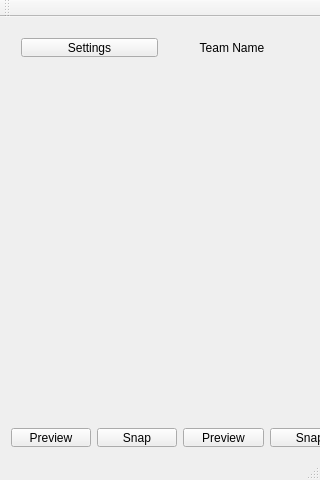
<?xml version="1.0" encoding="UTF-8"?>
<ui version="4.0">
 <class>MainWindow</class>
 <widget class="QMainWindow" name="MainWindow">
  <property name="geometry">
   <rect>
    <x>0</x>
    <y>0</y>
    <width>320</width>
    <height>480</height>
   </rect>
  </property>
  <property name="minimumSize">
   <size>
    <width>320</width>
    <height>480</height>
   </size>
  </property>
  <property name="maximumSize">
   <size>
    <width>320</width>
    <height>480</height>
   </size>
  </property>
  <property name="baseSize">
   <size>
    <width>320</width>
    <height>480</height>
   </size>
  </property>
  <property name="windowTitle">
   <string>MainWindow</string>
  </property>
  <widget class="QWidget" name="centralWidget">
   <property name="minimumSize">
    <size>
     <width>320</width>
     <height>480</height>
    </size>
   </property>
   <property name="maximumSize">
    <size>
     <width>320</width>
     <height>480</height>
    </size>
   </property>
   <property name="baseSize">
    <size>
     <width>320</width>
     <height>480</height>
    </size>
   </property>
   <widget class="QWidget" name="horizontalLayoutWidget">
    <property name="geometry">
     <rect>
      <x>0</x>
      <y>400</y>
      <width>447</width>
      <height>41</height>
     </rect>
    </property>
    <layout class="QHBoxLayout" name="horizontalLayout">
     <item>
      <widget class="QPushButton" name="btnPreview">
       <property name="autoFillBackground">
        <bool>false</bool>
       </property>
       <property name="text">
        <string>Preview</string>
       </property>
       <property name="icon">
        <iconset>
         <normaloff>../../../../Desktop/스크린샷 2021-07-17 오후 12.45.25.png</normaloff>../../../../Desktop/스크린샷 2021-07-17 오후 12.45.25.png</iconset>
       </property>
       <property name="checkable">
        <bool>false</bool>
       </property>
      </widget>
     </item>
     <item>
      <widget class="QPushButton" name="btnSnap_2">
       <property name="text">
        <string>Snap</string>
       </property>
       <property name="icon">
        <iconset>
         <normaloff>../../../../Desktop/스크린샷 2021-07-13 오전 11.24.58.png</normaloff>../../../../Desktop/스크린샷 2021-07-13 오전 11.24.58.png</iconset>
       </property>
      </widget>
     </item>
     <item>
      <widget class="QPushButton" name="btnPreview_2">
       <property name="text">
        <string>Preview</string>
       </property>
      </widget>
     </item>
     <item>
      <widget class="QPushButton" name="btnSnap_3">
       <property name="text">
        <string>Snap</string>
       </property>
      </widget>
     </item>
     <item>
      <widget class="QPushButton" name="btnSnap">
       <property name="text">
        <string>Snap</string>
       </property>
      </widget>
     </item>
    </layout>
   </widget>
   <widget class="QWidget" name="horizontalLayoutWidget_2">
    <property name="geometry">
     <rect>
      <x>10</x>
      <y>10</y>
      <width>301</width>
      <height>41</height>
     </rect>
    </property>
    <layout class="QHBoxLayout" name="horizontalLayout_2">
     <item>
      <widget class="QPushButton" name="btnSettings">
       <property name="text">
        <string>Settings</string>
       </property>
      </widget>
     </item>
     <item>
      <widget class="QLabel" name="lblTeamName">
       <property name="text">
        <string>Team Name</string>
       </property>
       <property name="alignment">
        <set>Qt::AlignCenter</set>
       </property>
      </widget>
     </item>
    </layout>
   </widget>
   <widget class="QLabel" name="lblCamView">
    <property name="geometry">
     <rect>
      <x>0</x>
      <y>0</y>
      <width>400</width>
      <height>460</height>
     </rect>
    </property>
    <property name="sizePolicy">
     <sizepolicy hsizetype="Preferred" vsizetype="Preferred">
      <horstretch>0</horstretch>
      <verstretch>0</verstretch>
     </sizepolicy>
    </property>
    <property name="minimumSize">
     <size>
      <width>400</width>
      <height>460</height>
     </size>
    </property>
    <property name="maximumSize">
     <size>
      <width>320</width>
      <height>460</height>
     </size>
    </property>
    <property name="baseSize">
     <size>
      <width>320</width>
      <height>460</height>
     </size>
    </property>
    <property name="frameShape">
     <enum>QFrame::NoFrame</enum>
    </property>
    <property name="text">
     <string/>
    </property>
    <property name="alignment">
     <set>Qt::AlignCenter</set>
    </property>
   </widget>
   <zorder>lblCamView</zorder>
   <zorder>horizontalLayoutWidget</zorder>
   <zorder>horizontalLayoutWidget_2</zorder>
  </widget>
  <widget class="QToolBar" name="mainToolBar">
   <attribute name="toolBarArea">
    <enum>TopToolBarArea</enum>
   </attribute>
   <attribute name="toolBarBreak">
    <bool>false</bool>
   </attribute>
  </widget>
  <widget class="QStatusBar" name="statusBar"/>
 </widget>
 <layoutdefault spacing="6" margin="11"/>
 <resources/>
 <connections/>
</ui>
